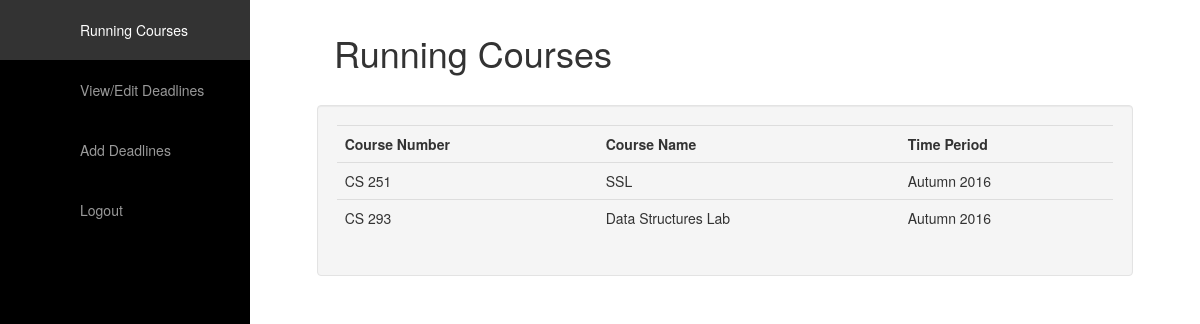
/instructor/home/ (signed in), run on an earlier commit of the app's database.
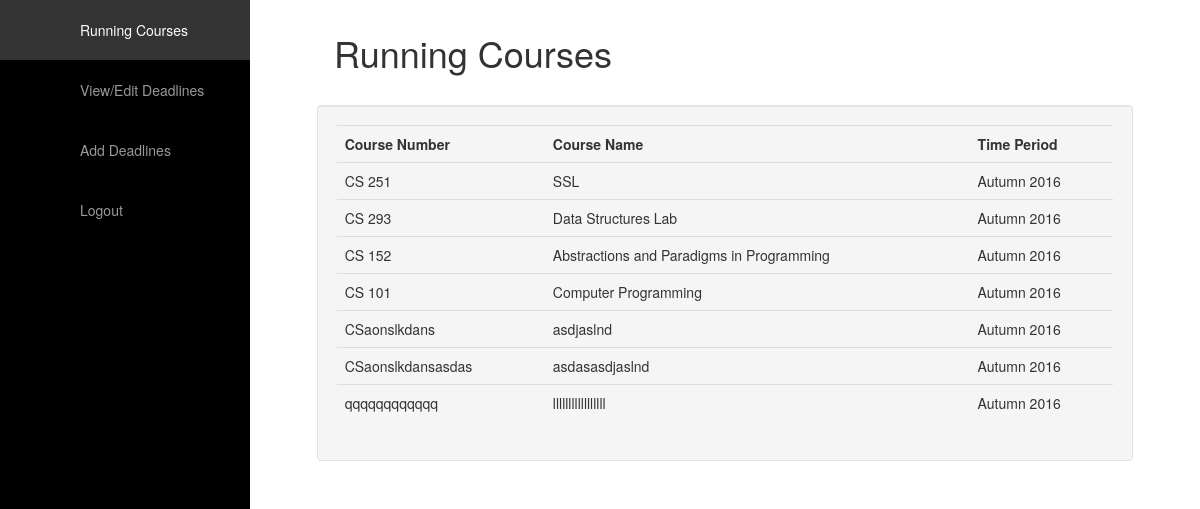
And on a later commit of the database.
### myadmin/models.py (models this page shows, shortened)
class Course(models.Model):
    course_name = models.CharField(max_length=50)
    course_number = models.CharField(max_length=10)
    time_of_year = models.CharField(max_length=10)
    year = models.IntegerField()

### instructor/views.py (the view)
@login_required(login_url='/login/')
def home(request):
    if isInstructor(request.user.username):
        all_courses = Course.objects.all()
        context = {'all_courses': all_courses}
        return render(request, "instructor/home.html", context)
    return HttpResponse("Permission Denied - You are not an instructor")

### instructor/views.py (called while the page is built)
def isInstructor(username):
    if username[0] == "i" or username[0] == 's':          #REMOVE LATER
        return True
    return False

### instructor/templates/instructor/home.html (shortened to what this page needs)
{% extends "instructor/instructor_base.html" %}
{% block content %}
<div id="page-content-wrapper" class="">
    <div class="page-content inset">
        <div class="content-header">
             <h1 id="home" class="">
                    <a id="menu-toggle" href="#" class="btn btn-menu btn-lg toggle">
                    </a>
                 Running Courses
                </h1>
            </div>
        </div>
        <div class="row">
            <div class="col-md-1"></div>
            <div class="col-md-10 well">
                <table class="table">
                    <tr>
                        <th>Course Number</th>
                        <th>Course Name</th>
                        <th>Time Period</th>
                    </tr>
                    {% for course in all_courses %}
                        <tr>
                            <td>{{course.course_number}}</td>
                            <td>{{course.course_name}}</td>
                            <td>{{course.time_of_year}} {{course.year}}</td>
                        </tr>
                    {% endfor %}
                </table>
            </div>
        </div>
    </div>
</div>
{% endblock %}

What changed in the data, as far as the page shows it:
added Course: course_number "CS 152", course_name "Abstractions and Paradigms in Programming", time_of_year "Autumn", year "2016"
added Course: course_number "CS 101", course_name "Computer Programming", time_of_year "Autumn", year "2016"
added Course: course_number "CSaonslkdans", course_name "asdjaslnd", time_of_year "Autumn", year "2016"
added Course: course_number "CSaonslkdansasdas", course_name "asdasasdjaslnd", time_of_year "Autumn", year "2016"
added Course: course_number "qqqqqqqqqqqq", course_name "lllllllllllllllll", time_of_year "Autumn", year "2016"
